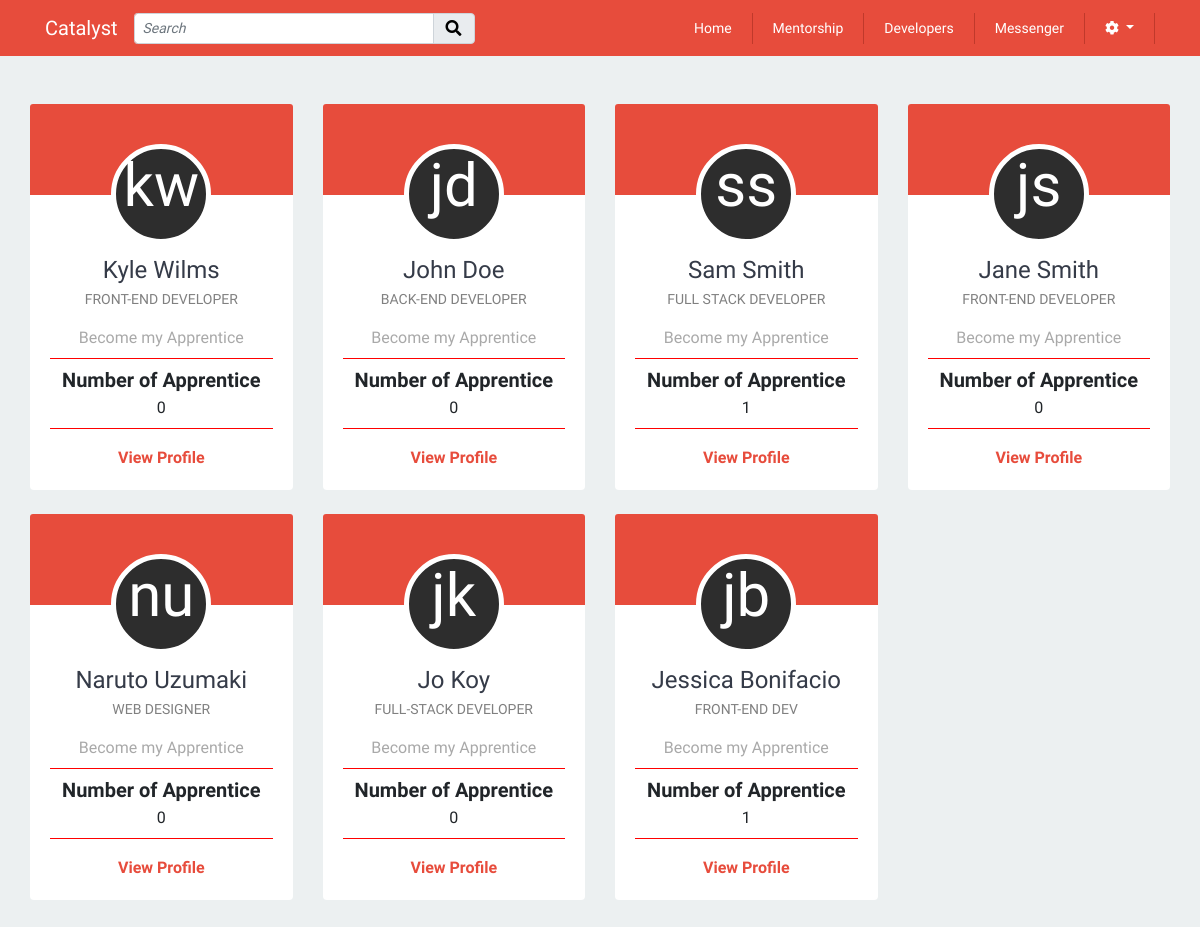
Page /includes/mentorship/mentorship.php (signed in) on the committed database.
### tables this page shows
CREATE TABLE `profiles` (
  `id` int(11) NOT NULL,
  `fname` varchar(255) NOT NULL,
  `lname` varchar(255) NOT NULL,
  `email` varchar(255) NOT NULL,
  `contact` varchar(255) NOT NULL,
  `image` longtext,
  `location` varchar(255) DEFAULT NULL,
  `position` varchar(255) DEFAULT NULL,
  `portfolio_url` varchar(255) DEFAULT NULL,
  `mentorship_status` tinyint(1) DEFAULT NULL,
  `user_id` int(11) NOT NULL
);

### models/mentorship/mentors.php (called while the page is built, shortened)
<?php
class Mentors{
    public function listAllMentor($db){
        $query = "SELECT * FROM profiles WHERE mentorship_status = 1";
        $pdost = $db->prepare($query);
        $pdost->execute();
        $mentors = $pdost->fetchAll(PDO::FETCH_OBJ);
        return $mentors;
    }
    public function listMentorApprentice($db){
        $query = "SELECT * FROM mentors where status = 'approved'";
        $pdost = $db->prepare($query);
        $pdost->execute();
        $mentors = $pdost->fetchAll(PDO::FETCH_OBJ);
        return $mentors;
    }
}

### includes/mentorship/list-mentors.php (the view, shortened to what this page needs)
<?php
require_once '../../models/database.php';
require_once '../../models/mentorship/mentors.php';
$dbcon = Database::getDb();
$mentors = new Mentors();
$mentors = $mentors->listAllMentor($dbcon);
$dbcon = Database::getDb();
$num_apprentice = new Mentors();
$num_apprentice  = $num_apprentice ->listMentorApprentice($dbcon);
$id = array();
foreach($mentors as $mentor){
    $fullName = ucfirst($mentor->fname) .' '. ucfirst($mentor->lname);
    $fName = $mentor->fname;
	$lName = $mentor->lname;
	$firstChar = mb_substr($fName, 0, 1, "UTF-8");
    $secChar = mb_substr($lName, 0, 1, "UTF-8");
    foreach($num_apprentice as $row){
        if($mentor->id === $row->mentor){
            @$id[$mentor->id] += 1;
        }
    }
    $count = 0;
    if(isset($id[$mentor->id])){
        $count = $id[$mentor->id];
    }
    echo
    '<div class="col-md-3 mt-4">
        <div class="card text-center">
            <div class="card-header main-left-sidebar-header">
                <div class="dev-profile-contatiner" style="margin:0 auto;top:30px;">
                    <div class="profile-avatar-circle">
                        <span class="profile-initials">'.$firstChar.$secChar.'</span>
                    </div>
                </div>
            </div>
            <div class="card-body text-center">
                <a href="../developers/profile.php?id='.$mentor->id.'"><h4>'.ucfirst($mentor->fname). ' '. ucfirst($mentor->lname).'</h4></a>
                <p class="mt-n1 mb-3 mentor-title">'.$mentor->position.'</p>
                <a onclick="mentor_id('.$mentor->id.');mentor_name(\'' .$fullName. '\'); apprentice_id('.$_SESSION['spId'].'); apprentice_fname(\''.$_SESSION['sfname'].'\'); apprentice_lname(\''.$_SESSION['slname'].'\');" ref="javascript:void(0)"><p class="mb-2 mentor-gray" data-toggle="modal" data-target="#apprentice" data-test="test">Become my Apprentice</p></a>
                <hr>
                <h6 class="mentor-num mb-1">Number of Apprentice</h6>
                <span>'.$count.'</span>
                <hr>
                <p class="mt-3"><a href="../developers/profile.php?id='.$mentor->id.'" class="mentor-profile">View Profile</a></p>
            </div>
        </div>
    </div>
    ';
}

### css/style.css (style rules this page uses)
body { font-family: 'Muli', sans-serif; background: #ecf0f1; }
hr { display: block; height: 1px; border: 0; border-top: 1px solid red; margin: 0.5em 0; padding: 0; }
a { text-decoration: none; color: #353b48; }
p { margin: 0; padding: 0; }
.card { border: none !Important; }
.card-body { padding-top: 0 !important; }
.mentor-title { font-size: 13px; }
.mentor-title { font-size: 14px; color: gray; text-transform: uppercase; }
.mentor-gray { color: darkgray; }
.mentor-num { font-size: 20px; font-weight: bold; }
.mentor-profile { font-weight: bold; color: #E74C3C; }
span { margin: 0; }
.main-left-sidebar-header { padding-top: 40px; background: linear-gradient(to bottom, #E74C3C 60%, #FFFFFF 40%); border: none; }
.profile-avatar-circle { margin: 0 auto; width: 100px; height: 100px; background-color: #2d2d2d; border: 5px solid #fff; text-align: center; border-radius: 50%; -webkit-border-radius: 50%; -moz-border-radius: 50%; }
.profile-initials { position: relative; top: 22px; font-size: 60px; line-height: 30px; color: #fff; text-transform: lowercase; }
::placeholder { color: grey; font-style: italic; }

### rows in the picture
profiles: fname "k", lname "w", fname "Kyle", lname "Wilms", position "FRONT-END DEVELOPER", count "0"
profiles: fname "j", lname "d", fname "John", lname "Doe", position "BACK-END DEVELOPER", count "0"
profiles: fname "s", lname "s", fname "Sam", lname "Smith", position "FULL STACK DEVELOPER", id "1"
profiles: fname "j", lname "s", fname "Jane", lname "Smith", position "FRONT-END DEVELOPER", count "0"
profiles: fname "n", lname "u", fname "Naruto", lname "Uzumaki", position "WEB DESIGNER", count "0"
profiles: fname "j", lname "k", fname "Jo", lname "Koy", position "FULL-STACK DEVELOPER", count "0"
profiles: fname "j", lname "b", fname "Jessica", lname "Bonifacio", position "FRONT-END DEV", id "1"
